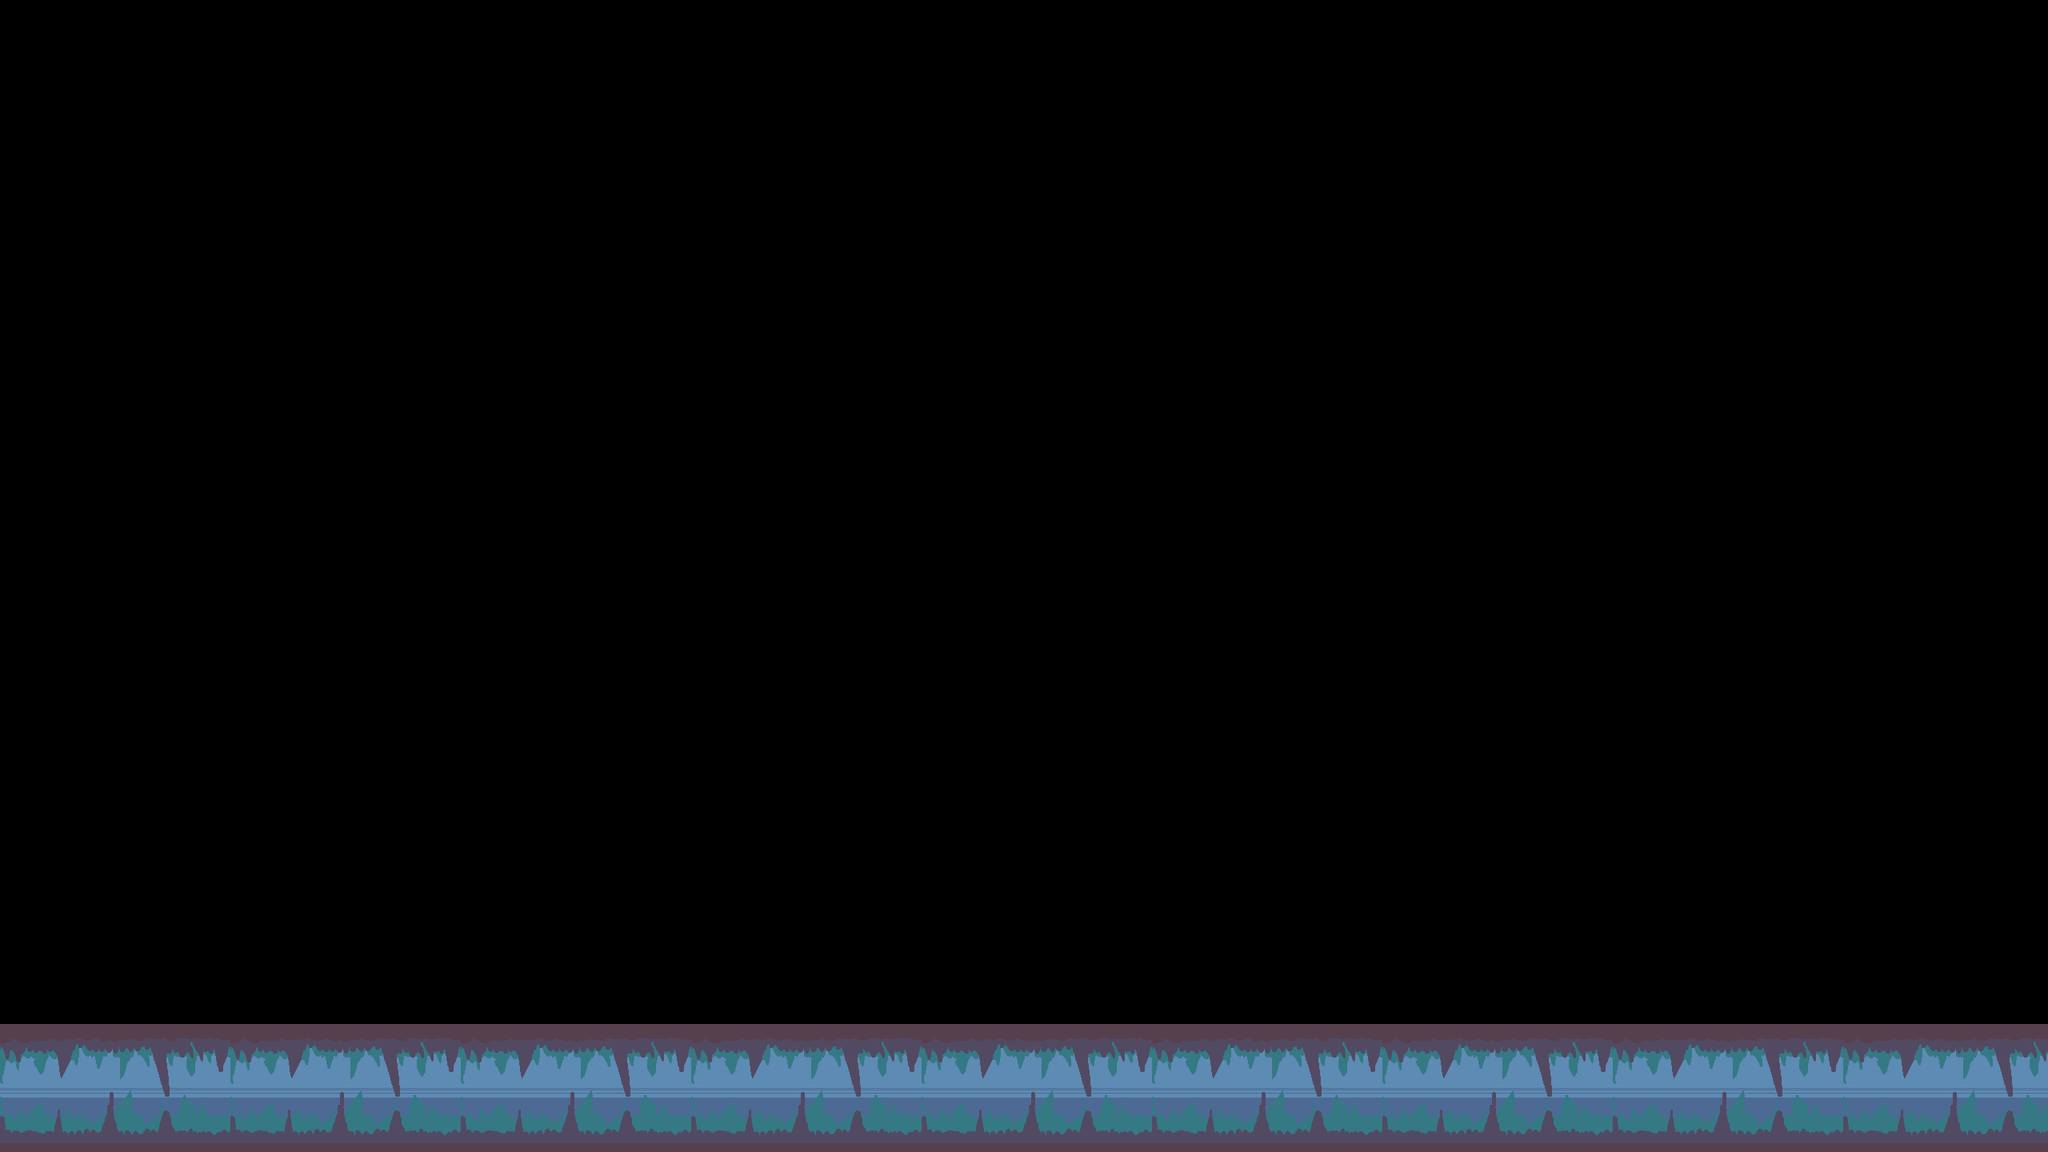

This is a level from a 2D game, rendered from its Tiled map with the project's own tilesets. A one-line summary and the complete map file follow:
An orthogonal 80x45 tile map with 32x32 px tiles, 1 tile layer (Слой тайлов 1).

<map version="1.10" tiledversion="1.12.1" orientation="orthogonal" renderorder="right-down" width="80" height="45" tilewidth="32" tileheight="32" infinite="0" nextlayerid="2" nextobjectid="1">
 <tileset firstgid="1" source="background_Cave.tsx" />
 <layer id="1" name="Слой тайлов 1" width="80" height="45">
  <data encoding="csv">
0,0,0,0,0,0,0,0,0,0,0,0,0,0,0,0,0,0,0,0,0,0,0,0,0,0,0,0,0,0,0,0,0,0,0,0,0,0,0,0,0,0,0,0,0,0,0,0,0,0,0,0,0,0,0,0,0,0,0,0,0,0,0,0,0,0,0,0,0,0,0,0,0,0,0,0,0,0,0,0,
0,0,0,0,0,0,0,0,0,0,0,0,0,0,0,0,0,0,0,0,0,0,0,0,0,0,0,0,0,0,0,0,0,0,0,0,0,0,0,0,0,0,0,0,0,0,0,0,0,0,0,0,0,0,0,0,0,0,0,0,0,0,0,0,0,0,0,0,0,0,0,0,0,0,0,0,0,0,0,0,
0,0,0,0,0,0,0,0,0,0,0,0,0,0,0,0,0,0,0,0,0,0,0,0,0,0,0,0,0,0,0,0,0,0,0,0,0,0,0,0,0,0,0,0,0,0,0,0,0,0,0,0,0,0,0,0,0,0,0,0,0,0,0,0,0,0,0,0,0,0,0,0,0,0,0,0,0,0,0,0,
0,0,0,0,0,0,0,0,0,0,0,0,0,0,0,0,0,0,0,0,0,0,0,0,0,0,0,0,0,0,0,0,0,0,0,0,0,0,0,0,0,0,0,0,0,0,0,0,0,0,0,0,0,0,0,0,0,0,0,0,0,0,0,0,0,0,0,0,0,0,0,0,0,0,0,0,0,0,0,0,
0,0,0,0,0,0,0,0,0,0,0,0,0,0,0,0,0,0,0,0,0,0,0,0,0,0,0,0,0,0,0,0,0,0,0,0,0,0,0,0,0,0,0,0,0,0,0,0,0,0,0,0,0,0,0,0,0,0,0,0,0,0,0,0,0,0,0,0,0,0,0,0,0,0,0,0,0,0,0,0,
0,0,0,0,0,0,0,0,0,0,0,0,0,0,0,0,0,0,0,0,0,0,0,0,0,0,0,0,0,0,0,0,0,0,0,0,0,0,0,0,0,0,0,0,0,0,0,0,0,0,0,0,0,0,0,0,0,0,0,0,0,0,0,0,0,0,0,0,0,0,0,0,0,0,0,0,0,0,0,0,
0,0,0,0,0,0,0,0,0,0,0,0,0,0,0,0,0,0,0,0,0,0,0,0,0,0,0,0,0,0,0,0,0,0,0,0,0,0,0,0,0,0,0,0,0,0,0,0,0,0,0,0,0,0,0,0,0,0,0,0,0,0,0,0,0,0,0,0,0,0,0,0,0,0,0,0,0,0,0,0,
0,0,0,0,0,0,0,0,0,0,0,0,0,0,0,0,0,0,0,0,0,0,0,0,0,0,0,0,0,0,0,0,0,0,0,0,0,0,0,0,0,0,0,0,0,0,0,0,0,0,0,0,0,0,0,0,0,0,0,0,0,0,0,0,0,0,0,0,0,0,0,0,0,0,0,0,0,0,0,0,
0,0,0,0,0,0,0,0,0,0,0,0,0,0,0,0,0,0,0,0,0,0,0,0,0,0,0,0,0,0,0,0,0,0,0,0,0,0,0,0,0,0,0,0,0,0,0,0,0,0,0,0,0,0,0,0,0,0,0,0,0,0,0,0,0,0,0,0,0,0,0,0,0,0,0,0,0,0,0,0,
0,0,0,0,0,0,0,0,0,0,0,0,0,0,0,0,0,0,0,0,0,0,0,0,0,0,0,0,0,0,0,0,0,0,0,0,0,0,0,0,0,0,0,0,0,0,0,0,0,0,0,0,0,0,0,0,0,0,0,0,0,0,0,0,0,0,0,0,0,0,0,0,0,0,0,0,0,0,0,0,
0,0,0,0,0,0,0,0,0,0,0,0,0,0,0,0,0,0,0,0,0,0,0,0,0,0,0,0,0,0,0,0,0,0,0,0,0,0,0,0,0,0,0,0,0,0,0,0,0,0,0,0,0,0,0,0,0,0,0,0,0,0,0,0,0,0,0,0,0,0,0,0,0,0,0,0,0,0,0,0,
0,0,0,0,0,0,0,0,0,0,0,0,0,0,0,0,0,0,0,0,0,0,0,0,0,0,0,0,0,0,0,0,0,0,0,0,0,0,0,0,0,0,0,0,0,0,0,0,0,0,0,0,0,0,0,0,0,0,0,0,0,0,0,0,0,0,0,0,0,0,0,0,0,0,0,0,0,0,0,0,
0,0,0,0,0,0,0,0,0,0,0,0,0,0,0,0,0,0,0,0,0,0,0,0,0,0,0,0,0,0,0,0,0,0,0,0,0,0,0,0,0,0,0,0,0,0,0,0,0,0,0,0,0,0,0,0,0,0,0,0,0,0,0,0,0,0,0,0,0,0,0,0,0,0,0,0,0,0,0,0,
0,0,0,0,0,0,0,0,0,0,0,0,0,0,0,0,0,0,0,0,0,0,0,0,0,0,0,0,0,0,0,0,0,0,0,0,0,0,0,0,0,0,0,0,0,0,0,0,0,0,0,0,0,0,0,0,0,0,0,0,0,0,0,0,0,0,0,0,0,0,0,0,0,0,0,0,0,0,0,0,
0,0,0,0,0,0,0,0,0,0,0,0,0,0,0,0,0,0,0,0,0,0,0,0,0,0,0,0,0,0,0,0,0,0,0,0,0,0,0,0,0,0,0,0,0,0,0,0,0,0,0,0,0,0,0,0,0,0,0,0,0,0,0,0,0,0,0,0,0,0,0,0,0,0,0,0,0,0,0,0,
0,0,0,0,0,0,0,0,0,0,0,0,0,0,0,0,0,0,0,0,0,0,0,0,0,0,0,0,0,0,0,0,0,0,0,0,0,0,0,0,0,0,0,0,0,0,0,0,0,0,0,0,0,0,0,0,0,0,0,0,0,0,0,0,0,0,0,0,0,0,0,0,0,0,0,0,0,0,0,0,
0,0,0,0,0,0,0,0,0,0,0,0,0,0,0,0,0,0,0,0,0,0,0,0,0,0,0,0,0,0,0,0,0,0,0,0,0,0,0,0,0,0,0,0,0,0,0,0,0,0,0,0,0,0,0,0,0,0,0,0,0,0,0,0,0,0,0,0,0,0,0,0,0,0,0,0,0,0,0,0,
0,0,0,0,0,0,0,0,0,0,0,0,0,0,0,0,0,0,0,0,0,0,0,0,0,0,0,0,0,0,0,0,0,0,0,0,0,0,0,0,0,0,0,0,0,0,0,0,0,0,0,0,0,0,0,0,0,0,0,0,0,0,0,0,0,0,0,0,0,0,0,0,0,0,0,0,0,0,0,0,
0,0,0,0,0,0,0,0,0,0,0,0,0,0,0,0,0,0,0,0,0,0,0,0,0,0,0,0,0,0,0,0,0,0,0,0,0,0,0,0,0,0,0,0,0,0,0,0,0,0,0,0,0,0,0,0,0,0,0,0,0,0,0,0,0,0,0,0,0,0,0,0,0,0,0,0,0,0,0,0,
0,0,0,0,0,0,0,0,0,0,0,0,0,0,0,0,0,0,0,0,0,0,0,0,0,0,0,0,0,0,0,0,0,0,0,0,0,0,0,0,0,0,0,0,0,0,0,0,0,0,0,0,0,0,0,0,0,0,0,0,0,0,0,0,0,0,0,0,0,0,0,0,0,0,0,0,0,0,0,0,
0,0,0,0,0,0,0,0,0,0,0,0,0,0,0,0,0,0,0,0,0,0,0,0,0,0,0,0,0,0,0,0,0,0,0,0,0,0,0,0,0,0,0,0,0,0,0,0,0,0,0,0,0,0,0,0,0,0,0,0,0,0,0,0,0,0,0,0,0,0,0,0,0,0,0,0,0,0,0,0,
0,0,0,0,0,0,0,0,0,0,0,0,0,0,0,0,0,0,0,0,0,0,0,0,0,0,0,0,0,0,0,0,0,0,0,0,0,0,0,0,0,0,0,0,0,0,0,0,0,0,0,0,0,0,0,0,0,0,0,0,0,0,0,0,0,0,0,0,0,0,0,0,0,0,0,0,0,0,0,0,
0,0,0,0,0,0,0,0,0,0,0,0,0,0,0,0,0,0,0,0,0,0,0,0,0,0,0,0,0,0,0,0,0,0,0,0,0,0,0,0,0,0,0,0,0,0,0,0,0,0,0,0,0,0,0,0,0,0,0,0,0,0,0,0,0,0,0,0,0,0,0,0,0,0,0,0,0,0,0,0,
0,0,0,0,0,0,0,0,0,0,0,0,0,0,0,0,0,0,0,0,0,0,0,0,0,0,0,0,0,0,0,0,0,0,0,0,0,0,0,0,0,0,0,0,0,0,0,0,0,0,0,0,0,0,0,0,0,0,0,0,0,0,0,0,0,0,0,0,0,0,0,0,0,0,0,0,0,0,0,0,
0,0,0,0,0,0,0,0,0,0,0,0,0,0,0,0,0,0,0,0,0,0,0,0,0,0,0,0,0,0,0,0,0,0,0,0,0,0,0,0,0,0,0,0,0,0,0,0,0,0,0,0,0,0,0,0,0,0,0,0,0,0,0,0,0,0,0,0,0,0,0,0,0,0,0,0,0,0,0,0,
0,0,0,0,0,0,0,0,0,0,0,0,0,0,0,0,0,0,0,0,0,0,0,0,0,0,0,0,0,0,0,0,0,0,0,0,0,0,0,0,0,0,0,0,0,0,0,0,0,0,0,0,0,0,0,0,0,0,0,0,0,0,0,0,0,0,0,0,0,0,0,0,0,0,0,0,0,0,0,0,
0,0,0,0,0,0,0,0,0,0,0,0,0,0,0,0,0,0,0,0,0,0,0,0,0,0,0,0,0,0,0,0,0,0,0,0,0,0,0,0,0,0,0,0,0,0,0,0,0,0,0,0,0,0,0,0,0,0,0,0,0,0,0,0,0,0,0,0,0,0,0,0,0,0,0,0,0,0,0,0,
0,0,0,0,0,0,0,0,0,0,0,0,0,0,0,0,0,0,0,0,0,0,0,0,0,0,0,0,0,0,0,0,0,0,0,0,0,0,0,0,0,0,0,0,0,0,0,0,0,0,0,0,0,0,0,0,0,0,0,0,0,0,0,0,0,0,0,0,0,0,0,0,0,0,0,0,0,0,0,0,
0,0,0,0,0,0,0,0,0,0,0,0,0,0,0,0,0,0,0,0,0,0,0,0,0,0,0,0,0,0,0,0,0,0,0,0,0,0,0,0,0,0,0,0,0,0,0,0,0,0,0,0,0,0,0,0,0,0,0,0,0,0,0,0,0,0,0,0,0,0,0,0,0,0,0,0,0,0,0,0,
0,0,0,0,0,0,0,0,0,0,0,0,0,0,0,0,0,0,0,0,0,0,0,0,0,0,0,0,0,0,0,0,0,0,0,0,0,0,0,0,0,0,0,0,0,0,0,0,0,0,0,0,0,0,0,0,0,0,0,0,0,0,0,0,0,0,0,0,0,0,0,0,0,0,0,0,0,0,0,0,
0,0,0,0,0,0,0,0,0,0,0,0,0,0,0,0,0,0,0,0,0,0,0,0,0,0,0,0,0,0,0,0,0,0,0,0,0,0,0,0,0,0,0,0,0,0,0,0,0,0,0,0,0,0,0,0,0,0,0,0,0,0,0,0,0,0,0,0,0,0,0,0,0,0,0,0,0,0,0,0,
0,0,0,0,0,0,0,0,0,0,0,0,0,0,0,0,0,0,0,0,0,0,0,0,0,0,0,0,0,0,0,0,0,0,0,0,0,0,0,0,0,0,0,0,0,0,0,0,0,0,0,0,0,0,0,0,0,0,0,0,0,0,0,0,0,0,0,0,0,0,0,0,0,0,0,0,0,0,0,0,
0,0,0,0,0,0,0,0,0,0,0,0,0,0,0,0,0,0,0,0,0,0,0,0,0,0,0,0,0,0,0,0,0,0,0,0,0,0,0,0,0,0,0,0,0,0,0,0,0,0,0,0,0,0,0,0,0,0,0,0,0,0,0,0,0,0,0,0,0,0,0,0,0,0,0,0,0,0,0,0,
0,0,0,0,0,0,0,0,0,0,0,0,0,0,0,0,0,0,0,0,0,0,0,0,0,0,0,0,0,0,0,0,0,0,0,0,0,0,0,0,0,0,0,0,0,0,0,0,0,0,0,0,0,0,0,0,0,0,0,0,0,0,0,0,0,0,0,0,0,0,0,0,0,0,0,0,0,0,0,0,
0,0,0,0,0,0,0,0,0,0,0,0,0,0,0,0,0,0,0,0,0,0,0,0,0,0,0,0,0,0,0,0,0,0,0,0,0,0,0,0,0,0,0,0,0,0,0,0,0,0,0,0,0,0,0,0,0,0,0,0,0,0,0,0,0,0,0,0,0,0,0,0,0,0,0,0,0,0,0,0,
0,0,0,0,0,0,0,0,0,0,0,0,0,0,0,0,0,0,0,0,0,0,0,0,0,0,0,0,0,0,0,0,0,0,0,0,0,0,0,0,0,0,0,0,0,0,0,0,0,0,0,0,0,0,0,0,0,0,0,0,0,0,0,0,0,0,0,0,0,0,0,0,0,0,0,0,0,0,0,0,
0,0,0,0,0,0,0,0,0,0,0,0,0,0,0,0,0,0,0,0,0,0,0,0,0,0,0,0,0,0,0,0,0,0,0,0,0,0,0,0,0,0,0,0,0,0,0,0,0,0,0,0,0,0,0,0,0,0,0,0,0,0,0,0,0,0,0,0,0,0,0,0,0,0,0,0,0,0,0,0,
0,0,0,0,0,0,0,0,0,0,0,0,0,0,0,0,0,0,0,0,0,0,0,0,0,0,0,0,0,0,0,0,0,0,0,0,0,0,0,0,0,0,0,0,0,0,0,0,0,0,0,0,0,0,0,0,0,0,0,0,0,0,0,0,0,0,0,0,0,0,0,0,0,0,0,0,0,0,0,0,
0,0,0,0,0,0,0,0,0,0,0,0,0,0,0,0,0,0,0,0,0,0,0,0,0,0,0,0,0,0,0,0,0,0,0,0,0,0,0,0,0,0,0,0,0,0,0,0,0,0,0,0,0,0,0,0,0,0,0,0,0,0,0,0,0,0,0,0,0,0,0,0,0,0,0,0,0,0,0,0,
0,0,0,0,0,0,0,0,0,0,0,0,0,0,0,0,0,0,0,0,0,0,0,0,0,0,0,0,0,0,0,0,0,0,0,0,0,0,0,0,0,0,0,0,0,0,0,0,0,0,0,0,0,0,0,0,0,0,0,0,0,0,0,0,0,0,0,0,0,0,0,0,0,0,0,0,0,0,0,0,
1,2,3,4,5,6,7,8,9,1,2,3,4,5,6,7,8,9,1,2,3,4,5,6,7,8,9,1,2,3,4,5,6,7,8,9,1,2,3,4,5,6,7,8,9,1,2,3,4,5,6,7,8,9,1,2,3,4,5,6,7,8,9,1,2,3,4,5,6,7,8,9,1,2,3,4,5,6,7,8,
10,11,12,13,14,15,16,17,18,10,11,12,13,14,15,16,17,18,10,11,12,13,14,15,16,17,18,10,11,12,13,14,15,16,17,18,10,11,12,13,14,15,16,17,18,10,11,12,13,14,15,16,17,18,10,11,12,13,14,15,16,17,18,10,11,12,13,14,15,16,17,18,10,11,12,13,14,15,16,17,
19,20,21,22,23,24,25,26,27,19,20,21,22,23,24,25,26,27,19,20,21,22,23,24,25,26,27,19,20,21,22,23,24,25,26,27,19,20,21,22,23,24,25,26,27,19,20,21,22,23,24,25,26,27,19,20,21,22,23,24,25,26,27,19,20,21,22,23,24,25,26,27,19,20,21,22,23,24,25,26,
28,29,30,31,32,33,34,35,36,28,29,30,31,32,33,34,35,36,28,29,30,31,32,33,34,35,36,28,29,30,31,32,33,34,35,36,28,29,30,31,32,33,34,35,36,28,29,30,31,32,33,34,35,36,28,29,30,31,32,33,34,35,36,28,29,30,31,32,33,34,35,36,28,29,30,31,32,33,34,35,
37,38,39,40,41,42,43,44,45,37,38,39,40,41,42,43,44,45,37,38,39,40,41,42,43,44,45,37,38,39,40,41,42,43,44,45,37,38,39,40,41,42,43,44,45,37,38,39,40,41,42,43,44,45,37,38,39,40,41,42,43,44,45,37,38,39,40,41,42,43,44,45,37,38,39,40,41,42,43,44
</data>
 </layer>
</map>
